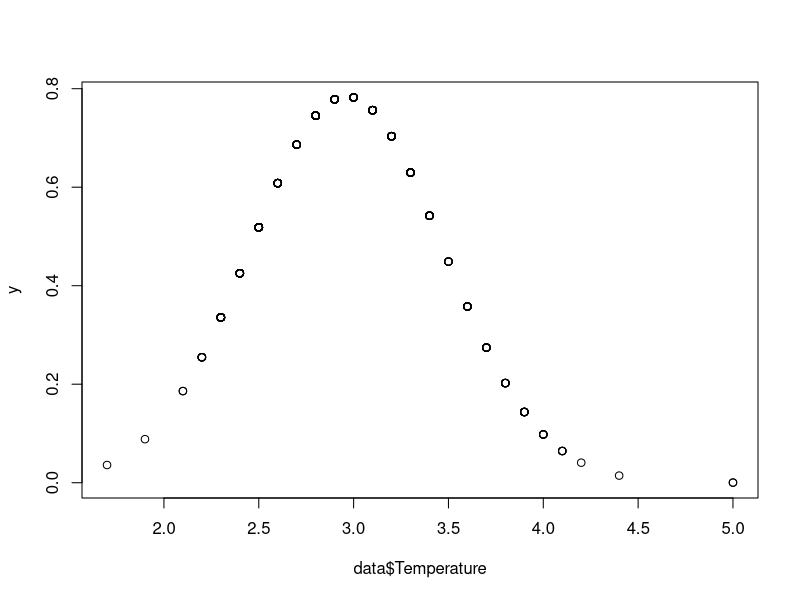
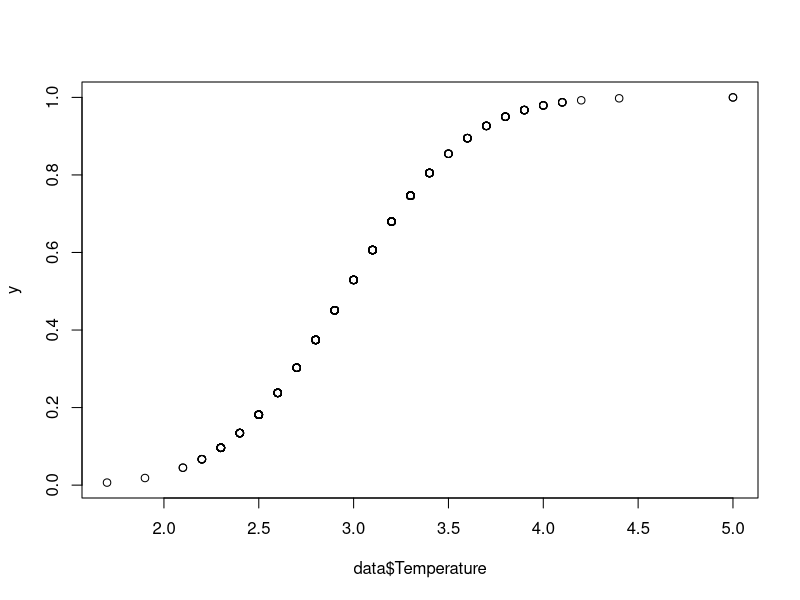

The R script that drew these images, in order:
## Problem 1
data<-read.csv("K2_Cold_Storage_Temp_Data.csv")
## Find mean cold storage temperature for Winter season
meanWinterTemp<-mean(subset(data,Season=='Winter')$Temperature)
meanWinterTemp
## Find mean cold storage temperature for Summer season
meanSummerTemp<-mean(subset(data,Season=='Summer')$Temperature)
meanSummerTemp
## Find mean cold storage temperature for Rainy season
meanRainyTemp<-mean(subset(data,Season=='Rainy')$Temperature)
meanRainyTemp
## Find overall mean temperature for the full year
meanOverallTemp<-mean(data$Temperature)
meanOverallTemp
## 5-point summary
summary(data$Temperature)
## Find Standard Deviation for the full year
stdDev<-sd(data$Temperature)
stdDev
## The Normal Distribution - density plot
y<-dnorm(data$Temperature,meanOverallTemp,stdDev)
plot(data$Temperature,y)
## The Normal Distribution - distribution plot
y<-pnorm(data$Temperature,meanOverallTemp,stdDev)
plot(data$Temperature,y)
## What is the probability of temperature having fallen below 2 degrees
p_below2<-pnorm(2,meanOverallTemp,stdDev)
p_below2
## What is the probability of temperature having gone above 4 degrees
p_above4<-pnorm(4,meanOverallTemp,stdDev,lower.tail = F)
p_above4
## What will be the penalty for the AMC Company - for temperature outside 2-4 degrees?
p_below2+p_above4
## Penalty = 10%

## Problem 2
data<-read.csv("K2_Cold_Storage_Mar2018.csv")

# State the Hypothesis, do the calculation using t test and give your inference
# Right tail test
# H0: mu <= mu0
# H1: mu > mu0
t.test.right <- function(data, mu0, alpha)
{
  print(paste0("H0: mu <= ",mu0))
  print(paste0("H1: mu > ",mu0))
  t.stat <- (mean(data) - mu0) / (sqrt(var(data) / length(data)))
  dof <- length(data) - 1
  t.critical <- qt(1-alpha, df= dof) 
  p.value <- 1 - pt(t.stat, df= dof)
  
  if(t.stat >= t.critical)
  {
    print("Reject H0: Corrective actions needed")
  }
  else
  {
    print("Accept H0: No corrective actions needed")
  }
  print(paste0('T statistic: ',t.stat))
  print(paste0('T critical value: ',t.critical))
  print(paste0('P value: ',p.value))
  print("#####################")
  
  return(t.stat)
}

t.test.right(data$Temperature, 3.9, 0.1)